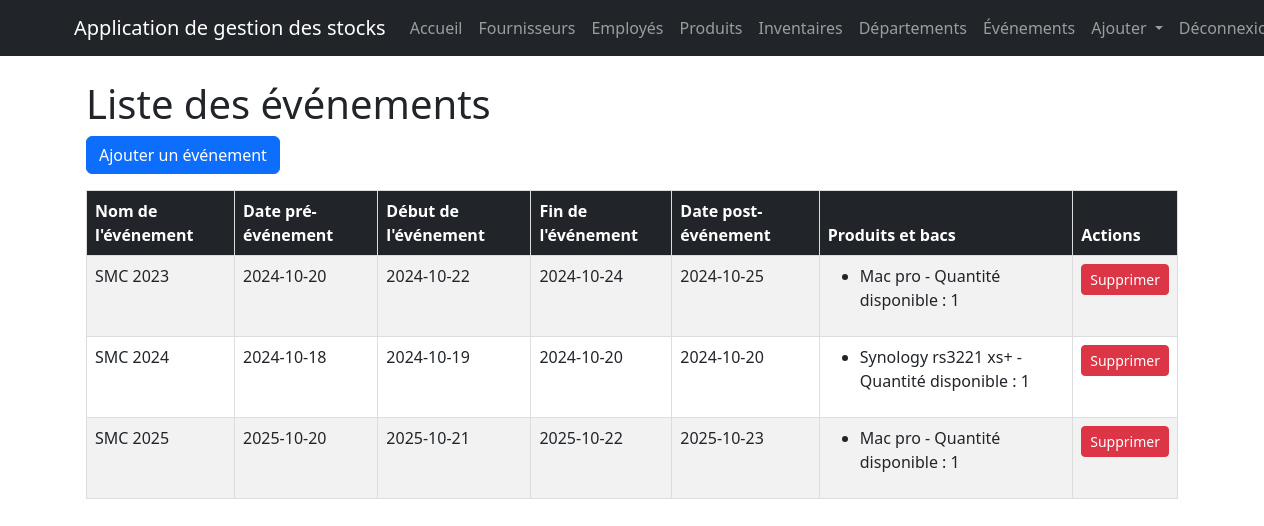
The app's page /api/events/ (signed in) with its own data.
### BeyondComV2/models.py (models this page shows, shortened)
class Event(models.Model):
    event_id = models.AutoField(primary_key=True)
    event_name = models.CharField(max_length=100)
    event_pre_date = models.DateTimeField()
    event_start = models.DateTimeField()
    event_end = models.DateTimeField()
    event_post_date = models.DateTimeField()
    list_of_products = models.ManyToManyField('Inventaire', related_name='events')
    def handle_event_pre_date(self):
        try:
            with transaction.atomic():
                products_to_update = self.list_of_products.filter(etat_InOut='IN')
                if products_to_update.exists():
                    for inventaire in products_to_update:
                        inventaire.etat_InOut = 'OUT'
                        inventaire.save()
                    print(f"Products moved OUT for event: {self.event_name}")
                return True
        except Exception as e:
            print(f"Error in handle_event_pre_date: {str(e)}")
            return False
    def handle_event_post_date(self):
        try:
            with transaction.atomic():
                products_to_update = self.list_of_products.filter(etat_InOut='OUT')
                if products_to_update.exists():
                    for inventaire in products_to_update:
                        inventaire.etat_InOut = 'IN'
                        inventaire.save()
                    print(f"Products moved IN for event: {self.event_name}")
                return True
        except Exception as e:
            print(f"Error in handle_event_post_date: {str(e)}")
            return False
    def save(self, *args, **kwargs):
        is_new = self.pk is None
        super().save(*args, **kwargs)
        if is_new:
            current_time = timezone.now()
            if current_time >= self.event_pre_date:
                self.handle_event_pre_date()
            if current_time >= self.event_post_date:
                self.handle_event_post_date()

class Inventaire(models.Model):
    inventaire_id = models.AutoField(primary_key=True)
    produit = models.ForeignKey(Produit, on_delete=models.CASCADE)
    etat_InOut_choices = [
        ('IN', 'IN'),
        ('OUT', 'OUT'),
    ]
    etat_InOut = models.CharField(max_length=20, choices=etat_InOut_choices, default='IN')
    date_in = models.DateField()
    quantite_produit = models.IntegerField()
    old_quantity = models.IntegerField(null=True, blank=True)  # New field
    last_updated = models.DateTimeField(auto_now=True)
    state_choices = [
        ('On', 'On'),
        ('Off', 'Off'),
        ('Maintenance', 'Maintenance')
    ]
    state = models.CharField(max_length=20, choices=state_choices, default='On')

class Produit(models.Model):
    produit_id = models.AutoField(primary_key=True)
    produit_name = models.CharField(max_length=100)
    category = models.CharField(max_length=100)
    code_bar = models.CharField(max_length=32, unique=True, editable=False)
    prix = models.DecimalField(max_digits=12, decimal_places=2)
    description = models.TextField()
    fournisseur = models.ForeignKey('Fournisseur', on_delete=models.CASCADE)
    departement = models.ForeignKey('Departement', on_delete=models.SET_NULL, null=True)
    warranty_period = models.IntegerField(null=True, blank=True)  # in months
    warranty_start_date = models.DateTimeField(null=True, blank=True)
    warranty_end_date = models.DateTimeField(null=True, blank=True)
    warranty_isValid = models.BooleanField(default=False)

### BeyondComV2/views.py (the view)
# urls.py: path('events/', views.event_list, name='event_list'),
def event_list(request):
    events = Event.objects.all().prefetch_related('list_of_products__produit')
    event_details = [{'event': event, 'products': event.list_of_products.all()} for event in events]
    return render(request, 'BeyondComV2/event_list.html', {'event_details': event_details})

### BeyondComV2/templates/BeyondComV2/event_list.html (shortened to what this page needs)
{% extends 'BeyondComV2/base.html' %}
{% block content %}
<div class="container">
  <h1>Liste des événements</h1>
  <a href="{% url 'event_create' %}" class="btn btn-primary mb-3">Ajouter un événement</a>
  <table class="table table-striped">
    <thead class="table-dark">
      <tr>
        <th>Nom de l'événement</th>
        <th>Date pré-événement</th>
        <th>Début de l'événement</th>
        <th>Fin de l'événement</th>
        <th>Date post-événement</th>
        <th>Produits et bacs</th>
        <th>Actions</th>
      </tr>
    </thead>
    <tbody>
      {% for event_detail in event_details %}
        <tr>
          <td>{{ event_detail.event.event_name }}</td>
          <td>{{ event_detail.event.event_pre_date|date:"Y-m-d" }}</td>
          <td>{{ event_detail.event.event_start|date:"Y-m-d" }}</td>
          <td>{{ event_detail.event.event_end|date:"Y-m-d" }}</td>
          <td>{{ event_detail.event.event_post_date|date:"Y-m-d" }}</td>
          <td>
            <ul>
              {% for inventory in event_detail.products %}
                <li>{{ inventory.produit.produit_name }} - Quantité disponible : {{ inventory.quantite_produit }}
                </li>
              {% endfor %}
            </ul>
          </td>
          <td>
            <a class="btn btn-danger btn-sm" href="{% url 'event_delete' event_detail.event.pk %}">Supprimer</a>
          </td>
        </tr>
      {% endfor %}
    </tbody>
  </table>
</div>
{% endblock %}

### BeyondComV2/templates/BeyondComV2/base.html (style rules this page uses)
table { width: 100%; border-collapse: collapse; }
th, td { border: 1px solid #ddd; padding: 8px; text-align: left; }
th { background-color: #f2f2f2; }

### records on screen
Event: event.event_name "SMC 2023", event.event_pre_date "2024-10-20", event.event_start "2024-10-22", event.event_end "2024-10-24", event.event_post_date "2024-10-25"
Inventaire: produit.produit_name "Mac pro", quantite_produit "1"
Event: event.event_name "SMC 2024", event.event_pre_date "2024-10-18", event.event_start "2024-10-19", event.event_end "2024-10-20", event.event_post_date "2024-10-20"
Inventaire: produit.produit_name "Synology rs3221 xs+", quantite_produit "1"
Event: event.event_name "SMC 2025", event.event_pre_date "2025-10-20", event.event_start "2025-10-21", event.event_end "2025-10-22", event.event_post_date "2025-10-23"
Inventaire: produit.produit_name "Mac pro", quantite_produit "1"
